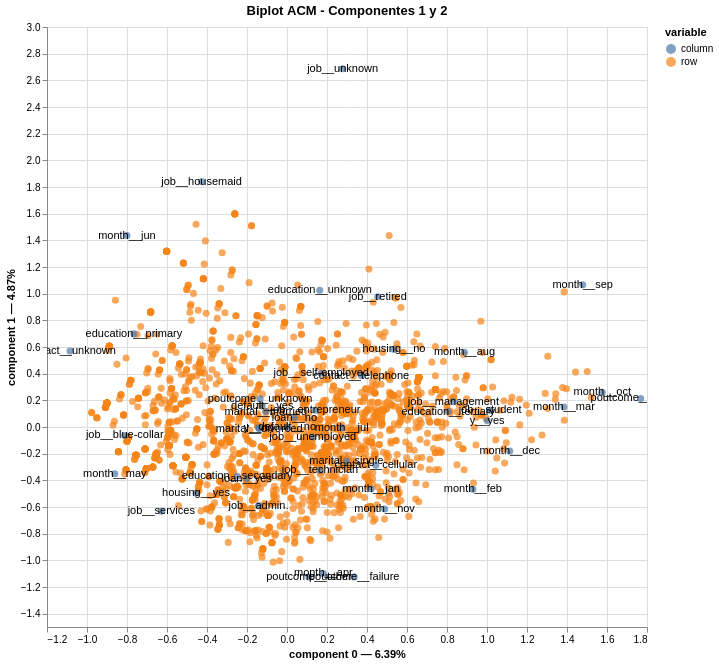

This figure's notebook cell:
### Markdown cell above
<div id="fase3-d2" style="margin: 40px 0 8px; border-left: 3px solid #b85300; padding-left: 16px;">
 <span style="font-family: 'Courier New', monospace; font-size: 0.75em; color: #b85300; text-transform: uppercase; letter-spacing: 1.5px;">Fase 3 — Interpretación del Espacio Factorial</span>
 <h2 style="font-family: 'Palatino Linotype', Palatino, serif; font-size: 1.35em; color: #000; margin: 4px 0 0; font-weight: 600;">Biplot</h2>
</div>

### Code cell
acm2.biplot()

### Figure 1 — Vega specification as saved in the notebook (floating-point values rounded to 4 significant figures; data arrays with more than 128 entries replaced by an {"elided": "..."} marker saying what was removed)
{"$schema": "https://vega.github.io/schema/vega/v6.json", "data": [{"name": "param_1e9efca18e7a2868_store"}, {"name": "source_0", "values": {"elided": "2000 records"}}, {"name": "source_1", "values": [{"component 0": -0.1426, "component 1": -0.5891, "value": "job__admin.", "variable": "column"}, {"component 0": -0.8112, "component 1": -0.06308, "value": "job__blue-collar", "variable": "column"}, {"component 0": 0.1426, "component 1": 0.1257, "value": "job__entrepreneur", "variable": "column"}, {"component 0": -0.4273, "component 1": 1.84, "value": "job__housemaid", "variable": "column"}, {"component 0": 0.8322, "component 1": 0.1904, "value": "job__management", "variable": "column"}, {"component 0": 0.4538, "component 1": 0.9765, "value": "job__retired", "variable": "column"}, {"component 0": 0.1708, "component 1": 0.4031, "value": "job__self-employed", "variable": "column"}, {"component 0": -0.6286, "component 1": -0.6314, "value": "job__services", "variable": "column"}, {"component 0": 1.016, "component 1": 0.1257, "value": "job__student", "variable": "column"}, {"component 0": 0.1651, "component 1": -0.3254, "value": "job__technician", "variable": "column"}, {"component 0": 0.1288, "component 1": -0.0755, "value": "job__unemployed", "variable": "column"}, {"component 0": 0.278, "component 1": 2.687, "value": "job__unknown", "variable": "column"}, {"component 0": -0.1393, "component 1": -0.01162, "value": "marital__divorced", "variable": "column"}, {"component 0": -0.1056, "component 1": 0.1162, "value": "marital__married", "variable": "column"}, {"component 0": 0.2965, "component 1": -0.2554, "value": "marital__single", "variable": "column"}, {"component 0": -0.7654, "component 1": 0.6982, "value": "education__primary", "variable": "column"}, {"component 0": -0.2489, "component 1": -0.3696, "value": "education__secondary", "variable": "column"}, {"component 0": 0.806, "component 1": 0.1158, "value": "education__tertiary", "variable": "column"}, {"component 0": 0.1638, "component 1": 1.025, "value": "education__unknown", "variable": "column"}, {"component 0": 0.001437, "component 1": -0.001846, "value": "default__no", "variable": "column"}, {"component 0": -0.1235, "component 1": 0.1587, "value": "default__yes", "variable": "column"}, {"component 0": 0.5349, "component 1": 0.5821, "value": "housing__no", "variable": "column"}, {"component 0": -0.4548, "component 1": -0.4949, "value": "housing__yes", "variable": "column"}, {"component 0": 0.03683, "component 1": 0.07073, "value": "loan__no", "variable": "column"}, {"component 0": -0.2015, "component 1": -0.3871, "value": "loan__yes", "variable": "column"}, {"component 0": 0.4439, "component 1": -0.2868, "value": "contact__cellular", "variable": "column"}, {"component 0": 0.371, "component 1": 0.3853, "value": "contact__telephone", "variable": "column"}, {"component 0": -1.085, "component 1": 0.5693, "value": "contact__unknown", "variable": "column"}, {"component 0": 0.1816, "component 1": -1.098, "value": "month__apr", "variable": "column"}, {"component 0": 0.8873, "component 1": 0.5599, "value": "month__aug", "variable": "column"}, {"component 0": 1.114, "component 1": -0.1798, "value": "month__dec", "variable": "column"}, {"component 0": 0.9293, "component 1": -0.4666, "value": "month__feb", "variable": "column"}, {"component 0": 0.4208, "component 1": -0.4646, "value": "month__jan", "variable": "column"}, {"component 0": 0.2733, "component 1": -0.005044, "value": "month__jul", "variable": "column"}, {"component 0": -0.8006, "component 1": 1.436, "value": "month__jun", "variable": "column"}, {"component 0": 1.385, "component 1": 0.1501, "value": "month__mar", "variable": "column"}, {"component 0": -0.8611, "component 1": -0.3501, "value": "month__may", "variable": "column"}, {"component 0": 0.488, "component 1": -0.6154, "value": "month__nov", "variable": "column"}, {"component 0": 1.576, "component 1": 0.2597, "value": "month__oct", "variable": "column"}, {"component 0": 1.478, "component 1": 1.067, "value": "month__sep", "variable": "column"}, {"component 0": 0.3359, "component 1": -1.124, "value": "poutcome__failure", "variable": "column"}, {"component 0": 0.1098, "component 1": -1.125, "value": "poutcome__other", "variable": "column"}, {"component 0": 1.768, "component 1": 0.2139, "value": "poutcome__success", "variable": "column"}, {"component 0": -0.1347, "component 1": 0.2108, "value": "poutcome__unknown", "variable": "column"}, {"component 0": -0.141, "component 1": -0.006808, "value": "y__no", "variable": "column"}, {"component 0": 1.001, "component 1": 0.04832, "value": "y__yes", "variable": "column"}]}, {"name": "source_2", "values": [{"component 0": -0.1426, "component 1": -0.5891, "label": "job__admin."}, {"component 0": -0.8112, "component 1": -0.06308, "label": "job__blue-collar"}, {"component 0": 0.1426, "component 1": 0.1257, "label": "job__entrepreneur"}, {"component 0": -0.4273, "component 1": 1.84, "label": "job__housemaid"}, {"component 0": 0.8322, "component 1": 0.1904, "label": "job__management"}, {"component 0": 0.4538, "component 1": 0.9765, "label": "job__retired"}, {"component 0": 0.1708, "component 1": 0.4031, "label": "job__self-employed"}, {"component 0": -0.6286, "component 1": -0.6314, "label": "job__services"}, {"component 0": 1.016, "component 1": 0.1257, "label": "job__student"}, {"component 0": 0.1651, "component 1": -0.3254, "label": "job__technician"}, {"component 0": 0.1288, "component 1": -0.0755, "label": "job__unemployed"}, {"component 0": 0.278, "component 1": 2.687, "label": "job__unknown"}, {"component 0": -0.1393, "component 1": -0.01162, "label": "marital__divorced"}, {"component 0": -0.1056, "component 1": 0.1162, "label": "marital__married"}, {"component 0": 0.2965, "component 1": -0.2554, "label": "marital__single"}, {"component 0": -0.7654, "component 1": 0.6982, "label": "education__primary"}, {"component 0": -0.2489, "component 1": -0.3696, "label": "education__secondary"}, {"component 0": 0.806, "component 1": 0.1158, "label": "education__tertiary"}, {"component 0": 0.1638, "component 1": 1.025, "label": "education__unknown"}, {"component 0": 0.001437, "component 1": -0.001846, "label": "default__no"}, {"component 0": -0.1235, "component 1": 0.1587, "label": "default__yes"}, {"component 0": 0.5349, "component 1": 0.5821, "label": "housing__no"}, {"component 0": -0.4548, "component 1": -0.4949, "label": "housing__yes"}, {"component 0": 0.03683, "component 1": 0.07073, "label": "loan__no"}, {"component 0": -0.2015, "component 1": -0.3871, "label": "loan__yes"}, {"component 0": 0.4439, "component 1": -0.2868, "label": "contact__cellular"}, {"component 0": 0.371, "component 1": 0.3853, "label": "contact__telephone"}, {"component 0": -1.085, "component 1": 0.5693, "label": "contact__unknown"}, {"component 0": 0.1816, "component 1": -1.098, "label": "month__apr"}, {"component 0": 0.8873, "component 1": 0.5599, "label": "month__aug"}, {"component 0": 1.114, "component 1": -0.1798, "label": "month__dec"}, {"component 0": 0.9293, "component 1": -0.4666, "label": "month__feb"}, {"component 0": 0.4208, "component 1": -0.4646, "label": "month__jan"}, {"component 0": 0.2733, "component 1": -0.005044, "label": "month__jul"}, {"component 0": -0.8006, "component 1": 1.436, "label": "month__jun"}, {"component 0": 1.385, "component 1": 0.1501, "label": "month__mar"}, {"component 0": -0.8611, "component 1": -0.3501, "label": "month__may"}, {"component 0": 0.488, "component 1": -0.6154, "label": "month__nov"}, {"component 0": 1.576, "component 1": 0.2597, "label": "month__oct"}, {"component 0": 1.478, "component 1": 1.067, "label": "month__sep"}, {"component 0": 0.3359, "component 1": -1.124, "label": "poutcome__failure"}, {"component 0": 0.1098, "component 1": -1.125, "label": "poutcome__other"}, {"component 0": 1.768, "component 1": 0.2139, "label": "poutcome__success"}, {"component 0": -0.1347, "component 1": 0.2108, "label": "poutcome__unknown"}, {"component 0": -0.141, "component 1": -0.006808, "label": "y__no"}, {"component 0": 1.001, "component 1": 0.04832, "label": "y__yes"}]}, {"name": "source_0_color_domain_variable_0", "values": [{"variable": "row"}]}, {"name": "source_1_color_domain_variable_1", "values": [{"variable": "column"}]}], "signals": [{"name": "unit", "value": {}, "on": [{"events": "pointermove", "update": "isTuple(group()) ? group() : unit"}]}, {"name": "param_1e9efca18e7a2868", "update": "vlSelectionResolve(\"param_1e9efca18e7a2868_store\", \"union\")"}, {"name": "param_1e9efca18e7a2868_component_0", "on": [{"events": [{"source": "view", "type": "dblclick"}], "update": "null"}, {"events": {"signal": "param_1e9efca18e7a2868_translate_delta"}, "update": "panLinear(param_1e9efca18e7a2868_translate_anchor.extent_x, -param_1e9efca18e7a2868_translate_delta.x / width)"}, {"events": {"signal": "param_1e9efca18e7a2868_zoom_delta"}, "update": "zoomLinear(domain(\"x\"), param_1e9efca18e7a2868_zoom_anchor.x, param_1e9efca18e7a2868_zoom_delta)"}]}, {"name": "param_1e9efca18e7a2868_component_1", "on": [{"events": [{"source": "view", "type": "dblclick"}], "update": "null"}, {"events": {"signal": "param_1e9efca18e7a2868_translate_delta"}, "update": "panLinear(param_1e9efca18e7a2868_translate_anchor.extent_y, param_1e9efca18e7a2868_translate_delta.y / height)"}, {"events": {"signal": "param_1e9efca18e7a2868_zoom_delta"}, "update": "zoomLinear(domain(\"y\"), param_1e9efca18e7a2868_zoom_anchor.y, param_1e9efca18e7a2868_zoom_delta)"}]}, {"name": "param_1e9efca18e7a2868_tuple", "on": [{"events": [{"signal": "param_1e9efca18e7a2868_component_0 || param_1e9efca18e7a2868_component_1"}], "update": "param_1e9efca18e7a2868_component_0 && param_1e9efca18e7a2868_component_1 ? {unit: \"view_33250c489d3a71c0_0\", fields: param_1e9efca18e7a2868_tuple_fields, values: [param_1e9efca18e7a2868_component_0,param_1e9efca18e7a2868_component_1]} : null"}]}, {"name": "param_1e9efca18e7a2868_tuple_fields", "value": [{"field": "component 0", "channel": "x", "type": "R"}, {"field": "component 1", "channel": "y", "type": "R"}]}, {"name": "param_1e9efca18e7a2868_translate_anchor", "value": {}, "on": [{"events": [{"source": "scope", "type": "pointerdown"}], "update": "{x: x(unit), y: y(unit), extent_x: domain(\"x\"), extent_y: domain(\"y\")}"}]}, {"name": "param_1e9efca18e7a2868_translate_delta", "value": {}, "on": [{"events": [{"source": "window", "between": [{"source": "scope", "type": "pointerdown"}, {"source": "window", "type": "pointerup"}], "type": "pointermove", "consume": true}], "update": "{x: param_1e9efca18e7a2868_translate_anchor.x - x(unit), y: param_1e9efca18e7a2868_translate_anchor.y - y(unit)}"}]}, {"name": "param_1e9efca18e7a2868_zoom_anchor", "on": [{"events": [{"source": "scope", "consume": true, "type": "wheel"}], "update": "{x: invert(\"x\", x(unit)), y: invert(\"y\", y(unit))}"}]}, {"name": "param_1e9efca18e7a2868_zoom_delta", "on": [{"events": [{"source": "scope", "consume": true, "type": "wheel"}], "update": "pow(1.001, event.deltaY * pow(16, event.deltaMode))", "force": true}]}, {"name": "param_1e9efca18e7a2868_modify", "on": [{"events": {"signal": "param_1e9efca18e7a2868_tuple"}, "update": "modify(\"param_1e9efca18e7a2868_store\", param_1e9efca18e7a2868_tuple, true)"}]}], "marks": [{"type": "symbol", "name": "view_33250c489d3a71c0_0_marks", "from": {"data": "source_0"}, "encode": {"update": {"shape": {"value": "circle"}, "y": {"field": "component 1", "scale": "y"}, "tooltip": {"signal": "{\"variable\": isValid(datum[\"variable\"]) ? isArray(datum[\"variable\"]) ? join(datum[\"variable\"], '\\n') : datum[\"variable\"] : \"\"+datum[\"variable\"], \"value\": isValid(datum[\"value\"]) ? isArray(datum[\"value\"]) ? join(datum[\"value\"], '\\n') : datum[\"value\"] : \"\"+datum[\"value\"], \"component 0\": format(datum[\"component 0\"], \"\"), \"component 1\": format(datum[\"component 1\"], \"\")}"}, "x": {"field": "component 0", "scale": "x"}, "opacity": {"value": 0.7}, "size": {"value": 50}, "fill": {"field": "variable", "scale": "color"}}}, "interactive": true, "clip": true, "style": ["circle"]}, {"type": "symbol", "name": "layer_1_marks", "from": {"data": "source_1"}, "encode": {"update": {"x": {"field": "component 0", "scale": "x"}, "y": {"field": "component 1", "scale": "y"}, "tooltip": {"signal": "{\"variable\": isValid(datum[\"variable\"]) ? isArray(datum[\"variable\"]) ? join(datum[\"variable\"], '\\n') : datum[\"variable\"] : \"\"+datum[\"variable\"], \"value\": isValid(datum[\"value\"]) ? isArray(datum[\"value\"]) ? join(datum[\"value\"], '\\n') : datum[\"value\"] : \"\"+datum[\"value\"], \"component 0\": format(datum[\"component 0\"], \"\"), \"component 1\": format(datum[\"component 1\"], \"\")}"}, "shape": {"value": "circle"}, "size": {"value": 50}, "opacity": {"value": 0.7}, "fill": {"field": "variable", "scale": "color"}}}, "clip": true, "style": ["circle"], "interactive": true}, {"type": "text", "name": "layer_2_marks", "from": {"data": "source_2"}, "encode": {"update": {"baseline": {"value": "middle"}, "y": {"field": "component 1", "scale": "y"}, "x": {"field": "component 0", "scale": "x"}, "fill": {"value": "black"}, "text": {"signal": "isValid(datum[\"label\"]) ? datum[\"label\"] : \"\"+datum[\"label\"]"}, "align": {"value": "center"}}}, "clip": true, "style": ["text"], "interactive": false}], "scales": [{"name": "x", "type": "linear", "domain": {"fields": [{"data": "source_0", "field": "component 0"}, {"data": "source_1", "field": "component 0"}, {"data": "source_2", "field": "component 0"}]}, "range": [0, {"signal": "width"}], "domainRaw": {"signal": "param_1e9efca18e7a2868[\"component 0\"]"}, "zero": false, "nice": true}, {"name": "y", "type": "linear", "domain": {"fields": [{"data": "source_0", "field": "component 1"}, {"data": "source_1", "field": "component 1"}, {"data": "source_2", "field": "component 1"}]}, "range": [{"signal": "height"}, 0], "domainRaw": {"signal": "param_1e9efca18e7a2868[\"component 1\"]"}, "zero": false, "nice": true}, {"name": "color", "type": "ordinal", "domain": {"fields": [{"data": "source_0_color_domain_variable_0", "field": "variable"}, {"data": "source_1_color_domain_variable_1", "field": "variable"}], "sort": true}, "range": "category"}], "axes": [{"scale": "x", "grid": true, "minExtent": 0, "aria": false, "domain": false, "gridScale": "y", "maxExtent": 0, "labels": false, "ticks": false, "zindex": 0, "orient": "bottom", "tickCount": {"signal": "ceil(width/40)"}}, {"scale": "y", "labels": false, "minExtent": 0, "tickCount": {"signal": "ceil(height/40)"}, "domain": false, "ticks": false, "maxExtent": 0, "zindex": 0, "aria": false, "orient": "left", "grid": true, "gridScale": "x"}, {"scale": "x", "zindex": 0, "labelOverlap": true, "grid": false, "orient": "bottom", "labelFlush": true, "title": "component 0 — 6.39%", "tickCount": {"signal": "ceil(width/40)"}}, {"scale": "y", "orient": "left", "title": "component 1 — 4.87%", "tickCount": {"signal": "ceil(height/40)"}, "zindex": 0, "grid": false, "labelOverlap": true}], "title": {"text": "Biplot ACM - Componentes 1 y 2", "frame": "group"}, "background": "white", "style": "cell", "legends": [{"fill": "color", "symbolType": "circle", "title": "variable", "encode": {"symbols": {"update": {"opacity": {"value": 0.7}}}}}], "padding": 5, "height": 600, "width": 600}
